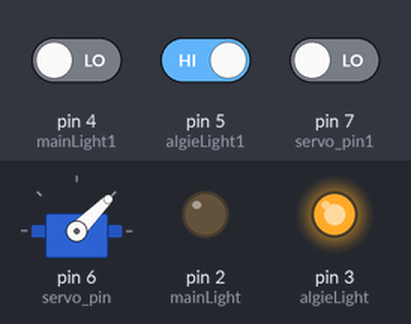
A sketch run on a simulated Arduino Uno, built with avr-gcc and run on an emulated ATmega328P. Parts: servo, output pins drawn as LEDs (lit = HIGH). The inputs (shaded band) are chosen by the test bench; at power-on: pin 7 (servo_pin1) LOW, pin 4 (mainLight1) LOW, pin 5 (algieLight1) HIGH.

Above: at 1.2 s.
1.3 s: pin 7 (servo_pin1) driven HIGH
At 1.45 s:
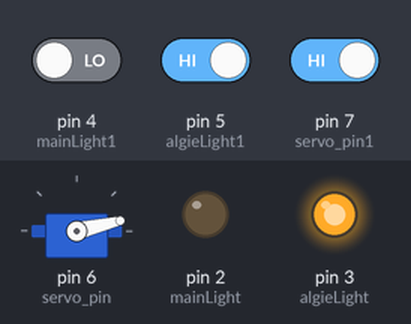
4.3 s: pin 4 (mainLight1) driven HIGH
At 6.57 s:
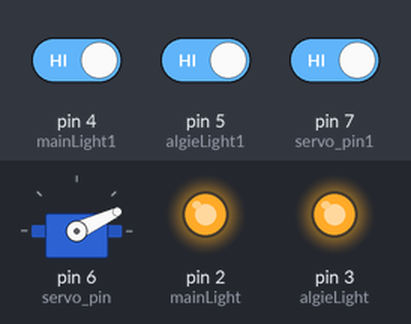
7.3 s: pin 5 (algieLight1) driven LOW
At 8.98 s:
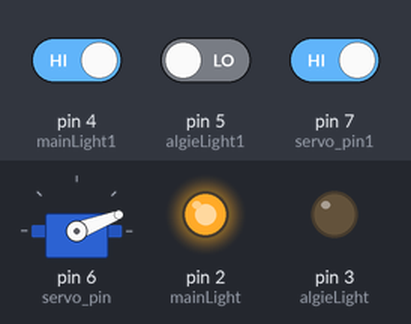
10.3 s: pin 4 (mainLight1) driven LOW
At 12.6 s:
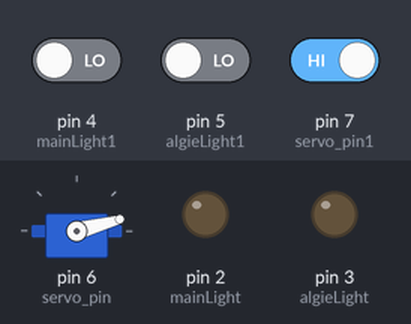
13.3 s: pin 7 (servo_pin1) driven LOW
14.8 s: pin 5 (algieLight1) driven HIGH
At 15.7 s:
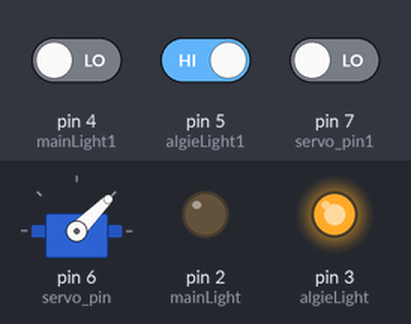
Timing chart, 0 to 17.3 s (numbered marks = the images above; inputs shaded):
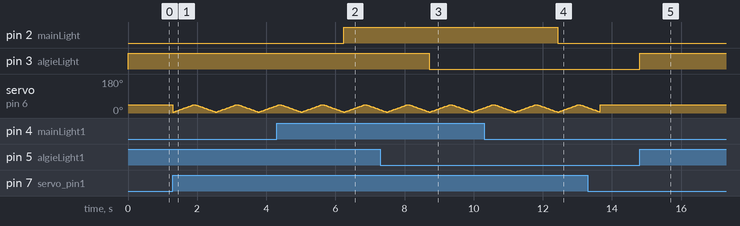

Measured:
- after the input at 4.3 s, pin 2 (mainLight): LOW → HIGH after 1.9 s
- after the input at 7.3 s, pin 3 (algieLight): HIGH → LOW after 1.4 s
- after the input at 10.3 s, pin 2 (mainLight): HIGH → LOW after 2.1 s
- after the input at 14.8 s, pin 3 (algieLight): LOW → HIGH at once

The sketch:

aquarium_automation_nano_code.ino
```cpp
#include <Servo.h>

Servo myservo;


int pos = 5;
int mainLight =  2;
int algieLight =  3;
int mainLight1 =  4;
int algieLight1 =  5;
int servo_pin1 = 7;
int servo_pin = 6;

void setup() {
  pinMode(mainLight, OUTPUT);
  pinMode(algieLight, OUTPUT);
  pinMode(mainLight1, INPUT);
  pinMode(servo_pin1, INPUT);
  pinMode(algieLight1, INPUT);

  myservo.attach(servo_pin);
  myservo.write(45);
}

void loop() {
  int o = digitalRead(mainLight1);
  int h =  digitalRead(algieLight1);
  int s =  digitalRead(servo_pin1);
  if (s == 1 ) {
    for (pos = 5; pos <= 45; pos += 1) {
      myservo.write(pos);
      delay(15);
    }
    for (pos = 45; pos >= 5; pos -= 1) {
      myservo.write(pos);
      delay(15);
    }

  }
  else
  {
    myservo.write(45);
  }
  if (o == 1 ) {
    digitalWrite(mainLight, HIGH);

  }
  if (o == 0 ) {
    digitalWrite(mainLight, LOW);

  }
  if (h == 0 ) {
    digitalWrite(algieLight, LOW);

  }
  if (h == 1 ) {
    digitalWrite(algieLight, HIGH);

  }
}
```
